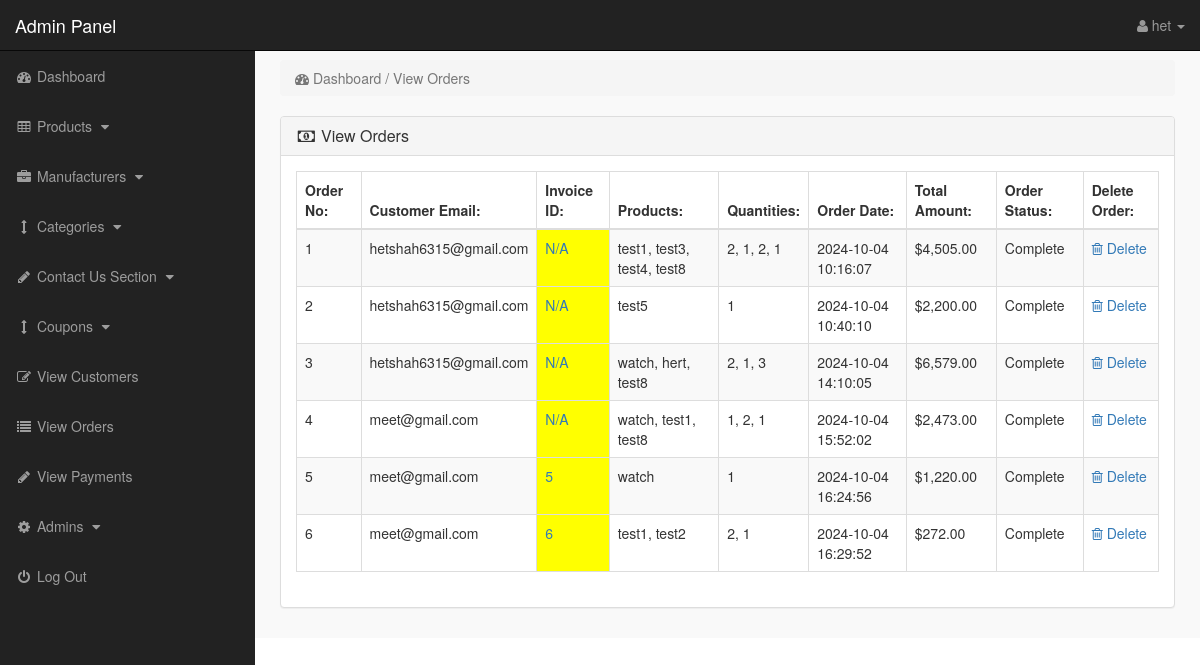
Before: /admin/index.php?view_orders (signed in) with the older database file.
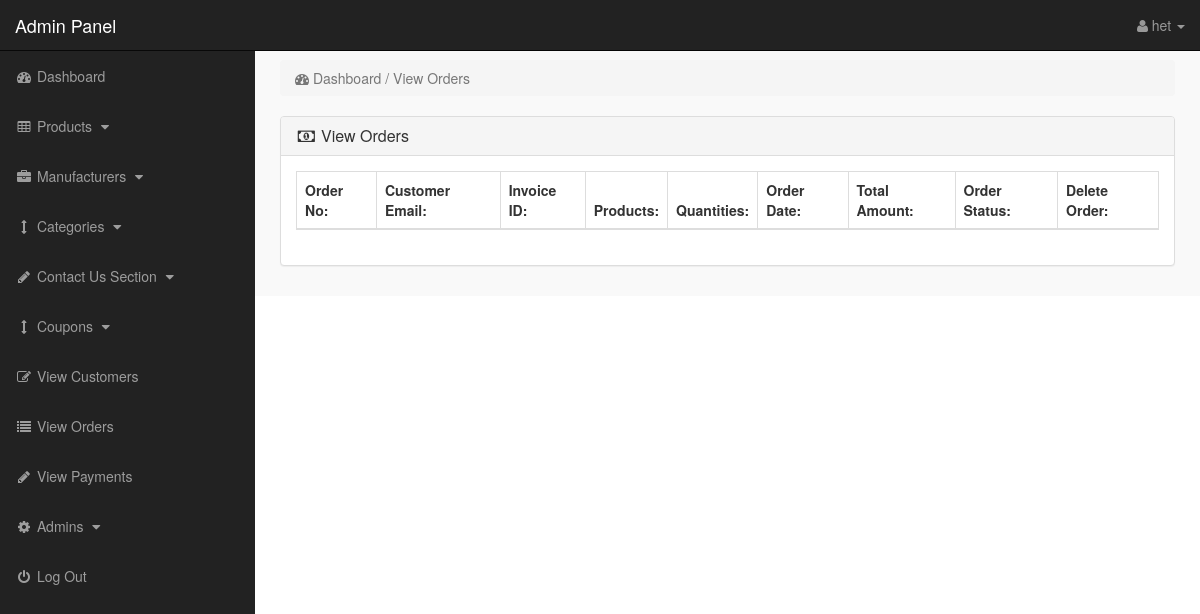
After: the same page with the newer database file.
### tables this page shows
CREATE TABLE `pending_orders` (
  `order_id` int(10) NOT NULL,
  `customer_id` int(10) NOT NULL,
  `invoice_id` int(10) NOT NULL,
  `product_id` text NOT NULL,
  `qty` int(10) NOT NULL,
  `p_price` text NOT NULL,
  `order_status` text NOT NULL,
  `order_total` decimal(10,2) DEFAULT NULL,
  `order_date` decimal(10,2) DEFAULT NULL,
  `payment_method` varchar(50) NOT NULL
);

CREATE TABLE `customers` (
  `customer_id` int(10) NOT NULL,
  `customer_name` varchar(255) NOT NULL,
  `customer_pass` varchar(11) NOT NULL,
  `customer_email` varchar(255) NOT NULL,
  `customer_country` text NOT NULL,
  `customer_city` text NOT NULL,
  `state` varchar(100) NOT NULL,
  `zip_code` varchar(20) NOT NULL,
  `customer_contact` varchar(255) NOT NULL,
  `phone_number` varchar(20) NOT NULL,
  `customer_address` text NOT NULL,
  `created_at` timestamp NOT NULL DEFAULT current_timestamp(),
  `updated_at` timestamp NOT NULL DEFAULT current_timestamp() ON UPDATE current_timestamp()
);

CREATE TABLE `customer_orders` (
  `order_id` int(10) NOT NULL,
  `invoice_id` int(11) DEFAULT NULL,
  `customer_id` int(10) NOT NULL,
  `due_amount` decimal(10,2) NOT NULL,
  `order_date` timestamp NOT NULL DEFAULT current_timestamp(),
  `order_status` varchar(255) NOT NULL DEFAULT 'Pending',
  `order_total` decimal(10,2) NOT NULL
);

### admin/view_orders.php (the view)
<?php
if (!isset($_SESSION['admin_email'])) {
    echo "<script>window.open('login.php','_self')</script>";
} else {
?>
    <div class="row">
        <div class="col-lg-12">
            <ol class="breadcrumb">
                <li class="active">
                    <i class="fa fa-dashboard"></i> Dashboard / View Orders
                </li>
            </ol>
        </div>
    </div>
    <div class="row">
        <div class="col-lg-12">
            <div class="panel panel-default">
                <div class="panel-heading">
                    <h3 class="panel-title">
                        <i class="fa fa-money fa-fw"></i> View Orders
                    </h3>
                </div>
                <div class="panel-body">
                    <div class="table-responsive">
                        <table class="table table-bordered table-hover table-striped">
                            <thead>
                                <tr>
                                    <th>Order No:</th>
                                    <th>Customer Email:</th>
                                    <th>Invoice ID:</th>
                                    <th>Products:</th>
                                    <th>Quantities:</th>
                                    <th>Order Date:</th>
                                    <th>Total Amount:</th>
                                    <th>Order Status:</th>
                                    <th>Delete Order:</th>
                                </tr>
                            </thead>
                            <tbody>
                                <?php
                                $i = 0;
                                $get_orders = "
                                SELECT
                                    po.order_id, po.customer_id, po.order_status,
                                    co.invoice_id, co.order_date,
                                    c.customer_email,
                                    GROUP_CONCAT(p.product_title SEPARATOR ', ') AS product_titles,
                                    GROUP_CONCAT(oi.qty SEPARATOR ', ') AS quantities,
                                    SUM(oi.qty * oi.price) AS total_amount
                                FROM pending_orders po
                                JOIN customer_orders co ON po.order_id = co.order_id
                                JOIN customers c ON po.customer_id = c.customer_id
                                JOIN order_items oi ON po.order_id = oi.order_id
                                JOIN products p ON oi.product_id = p.product_id
                                GROUP BY po.order_id
                            ";
                                $run_orders = mysqli_query($con, $get_orders);
                                while ($row_orders = mysqli_fetch_array($run_orders)) {
                                    $i++;
                                    $order_id = $row_orders['order_id'];
                                    $customer_email = $row_orders['customer_email'];
                                    $invoice_id = $row_orders['invoice_id'];
                                    $product_titles = $row_orders['product_titles'];
                                    $quantities = $row_orders['quantities'];
                                    $order_date = $row_orders['order_date'];
                                    $total_amount = $row_orders['total_amount'];
                                    $order_status = $row_orders['order_status'];
                                ?>
                                    <tr>
                                        <td><?php echo $i; ?></td>
                                        <td><?php echo $customer_email; ?></td>
                                        <td bgcolor="yellow">
                                            <a href="../order_confirmation.php?order_id=<?php echo $order_id; ?>">
                                                <?php echo ($invoice_id != '') ? $invoice_id : 'N/A'; ?>
                                            </a>
                                        </td>
                                        <td><?php echo $product_titles; ?></td>
                                        <td><?php echo $quantities; ?></td>
                                        <td><?php echo $order_date; ?></td>
                                        <td>$<?php echo number_format($total_amount, 2); ?></td>
                                        <td>
                                            <?php echo ($order_status == 'pending') ? 'Pending' : 'Complete'; ?>
                                        </td>
                                        <td>
                                            <a href="index.php?order_delete=<?php echo $order_id; ?>">
                                                <i class="fa fa-trash-o"></i> Delete
                                            </a>
                                        </td>
                                    </tr>
                                <?php } ?>
                            </tbody>
                        </table>
                    </div>
                </div>
            </div>
        </div>
    </div>
<?php } ?>

### admin/index.php (shortened to what this page needs)
<?php
include("includes/db.php");
if (!isset($_SESSION['admin_email'])) {
    echo "<script>window.open('../login.php','_self')</script>";
} else {
?>
    <?php
    $admin_session = $_SESSION['admin_email'];
    $get_admin = "select * from admins  where admin_email='$admin_session'";
    $run_admin = mysqli_query($con, $get_admin);
    $row_admin = mysqli_fetch_array($run_admin);
    $admin_name = $row_admin['admin_name'];
    ?>
    <!DOCTYPE html>
    <html>
    <head>
        <link href="css/bootstrap.min.css" rel="stylesheet">
        <link href="css/style.css" rel="stylesheet">
        <link href="font-awesome/css/font-awesome.min.css" rel="stylesheet">
    </head>
    <body>
        <div id="wrapper">
            <?php include("includes/sidebar.php"); ?>
            <div id="page-wrapper">
                <div class="container-fluid">
                    <?php
                    if (isset($_GET['view_orders'])) {
                        include("view_orders.php");
                    }
                    ?>
                </div>
            </div>
        </div>
    </body>
    </html>
<?php } ?>

### admin/includes/sidebar.php (shortened to what this page needs)
<?php
if (!isset($_SESSION['admin_email'])) {
    echo "<script>window.open('login.php','_self')</script>";
} else {
?>
    <nav class="navbar navbar-inverse navbar-fixed-top">
        <div class="navbar-header">
            <a class="navbar-brand" href="index.php?dashboard">Admin Panel</a>
        </div>
        <ul class="nav navbar-right top-nav">
            <li class="dropdown">
                <a href="#" class="dropdown-toggle" data-toggle="dropdown">
                    <i class="fa fa-user"></i>
                    <?php echo $admin_name; ?> <b class="caret"></b>
                </a>
            </li>
        </ul>
        <div class="collapse navbar-collapse navbar-ex1-collapse">
            <ul class="nav navbar-nav side-nav">
                <li>
                    <a href="index.php?dashboard">
                        <i class="fa fa-fw fa-dashboard"></i> Dashboard
                    </a>
                </li>
                <li>
                    <a href="#" data-toggle="collapse" data-target="#products">
                        <i class="fa fa-fw fa-table"></i> Products
                        <i class="fa fa-fw fa-caret-down"></i>
                    </a>
                </li>
                <li>
                    <a href="#" data-toggle="collapse" data-target="#manufacturers">
                        <i class="fa fa-fw fa-briefcase"></i> Manufacturers
                        <i class="fa fa-fw fa-caret-down"></i>
                    </a>
                </li>
                <li>
                    <a href="#" data-toggle="collapse" data-target="#cat">
                        <i class="fa fa-fw fa-arrows-v"></i> Categories
                        <i class="fa fa-fw fa-caret-down"></i>
                    </a>
                </li>
                <li>
                    <a href="#" data-toggle="collapse" data-target="#contact_us">
                        <i class="fa fa-fw fa-pencil"> </i> Contact Us Section
                        <i class="fa fa-fw fa-caret-down"></i>
                    </a>
                </li>
                <li>
                    <a href="#" data-toggle="collapse" data-target="#coupons">
                        <i class="fa fa-fw fa-arrows-v"></i> Coupons
                        <i class="fa fa-fw fa-caret-down"></i>
                    </a>
                </li>
                <li>
                    <a href="index.php?view_customers">
                        <i class="fa fa-fw fa-edit"></i> View Customers
                    </a>
                </li>
                <li>
                    <a href="index.php?view_orders">
                        <i class="fa fa-fw fa-list"></i> View Orders
                    </a>
                </li>
                <li>
                    <a href="index.php?view_payments">
                        <i class="fa fa-fw fa-pencil"></i> View Payments
                    </a>
                </li>
                <li>
                    <a href="#" data-toggle="collapse" data-target="#users">
                        <i class="fa fa-fw fa-gear"></i> Admins
                        <i class="fa fa-fw fa-caret-down"></i>
                    </a>
                </li>
                <li>
                    <a href="logout.php">
                        <i class="fa fa-fw fa-power-off"></i> Log Out
                    </a>
                </li>
            </ul>
        </div>
    </nav>
<?php } ?>

### admin/css/style.css (style rules this page uses)
body { margin-top:100px; }
@media (min-width: 768px) { body { margin-top:50px; } }
#wrapper { padding-left:0; }
#page-wrapper { width:100%; padding:0; background-color:#F9F9F9; }
@media (min-width: 768px) { #wrapper { padding-left:255px; } }
@media (min-width: 768px) { #page-wrapper { padding:10px; } }
.top-nav { padding:0 15px; }
.top-nav>li { display:inline-block; float:left; }
.top-nav>li>a { padding-top:15px; padding-bottom:15px; line-height:20px; color:#999; }
@media (min-width: 768px) { .side-nav { position:fixed; top:51px; width:255px; border-radius:0; overflow-y:auto; background-color: #222; bottom:0; overflow-x:hidden; padding-bottom:40px; } }
@media (min-width: 768px) { .side-nav>li>a { width:255px; } }
.panel-body { border-radius:5px; }

Changed rows visible on the page:
removed pending_orders: customer.customer_email "hetshah6315@gmail.com", shows "N/A", product_titles "test1, test3, test4, test8", quantities "2, 1, 2, 1", customer_orders.order_date "2024-10-04 10:16:07", total_amount "4,505.00", order_status "Complete"
removed pending_orders: customer.customer_email "hetshah6315@gmail.com", shows "N/A", product_titles "test5", quantities "1", customer_orders.order_date "2024-10-04 10:40:10", total_amount "2,200.00", order_status "Complete"
removed pending_orders: customer.customer_email "hetshah6315@gmail.com", shows "N/A", product_titles "watch, hert, test8", quantities "2, 1, 3", customer_orders.order_date "2024-10-04 14:10:05", total_amount "6,579.00", order_status "Complete"
removed pending_orders: customer.customer_email "meet@gmail.com", shows "N/A", product_titles "watch, test1, test8", quantities "1, 2, 1", customer_orders.order_date "2024-10-04 15:52:02", total_amount "2,473.00", order_status "Complete"
removed pending_orders: customer.customer_email "meet@gmail.com", customer_orders.invoice_id "5", product_titles "watch", quantities "1", customer_orders.order_date "2024-10-04 16:24:56", total_amount "1,220.00", order_status "Complete"
removed pending_orders: customer.customer_email "meet@gmail.com", customer_orders.invoice_id "6", product_titles "test1, test2", quantities "2, 1", customer_orders.order_date "2024-10-04 16:29:52", total_amount "272.00", order_status "Complete"
